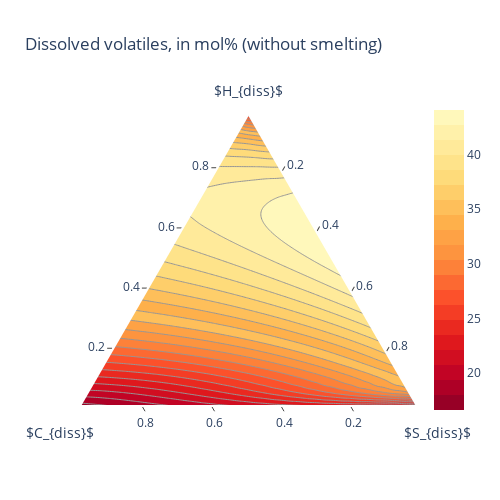
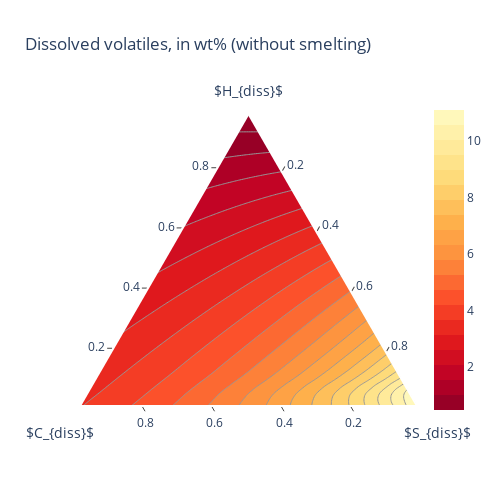

Write notebook code for charts like these, in order.
### Markdown cell above
### Plot results (dissolved volatiles, no solubility limits, no smelting)

Here we generate Figures 5c and 5d in the main text. These demonstrate the corresponding amount of dissolved H, C, and/or S in mol% or wt%, respectively, required to produce the same deposits modeled above assuming volatiles sourced only from the magma (not constrained by solubility limits). Note that in these plots, we consider dissolved H, C, and S only whereas the previous plots considered all gas species. For example, here all C species are computed in as the concentration of C (as is typically done when reporting dissolved volatile contents, since particular complexing in the melt may not be known). In the previous plots, CO and CO$_2$ are both considered in the gas.

### Code cell
# molpercent composition space
# bulk_comp_list
Htot = [x['Htot'] for x in bulk_comp_list_simp]
Ctot = [x['Ctot'] for x in bulk_comp_list_simp]
Stot = [x['Stot'] for x in bulk_comp_list_simp]

# use nTot_list a function

fig = ff.create_ternary_contour(np.array([Htot, Ctot, Stot], dtype=float), np.array(tot_diss_as_moles, dtype=float),
                                pole_labels=['$H_{diss}$', '$C_{diss}$', '$S_{diss}$'],
                                interp_mode='cartesian',
                                ncontours=20,
                                colorscale='YlOrRd',
                                showscale=True,
                                showmarkers=False,
                                title='Dissolved volatiles, in mol% (without smelting)')
fig.show()
fig.write_image("diss_molper_nosmelt.svg")

# wtpercent composition space
# bulk_comp_list
Htot = [x['Htot'] for x in bulk_comp_list_simp]
Ctot = [x['Ctot'] for x in bulk_comp_list_simp]
Stot = [x['Stot'] for x in bulk_comp_list_simp]

# use nTot_list a function

fig = ff.create_ternary_contour(np.array([Htot, Ctot, Stot], dtype=float), np.array(tot_dissolved, dtype=float),
                                pole_labels=['$H_{diss}$', '$C_{diss}$', '$S_{diss}$'],
                                interp_mode='cartesian',
                                ncontours=20,
                                colorscale='YlOrRd',
                                showscale=True,
                                showmarkers=False,
                                title='Dissolved volatiles, in wt% (without smelting)')
fig.show()
fig.write_image("diss_wtper_nosmelt.svg")
